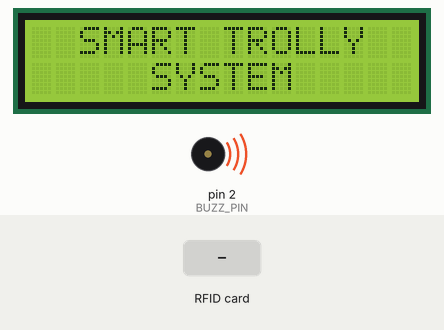
A sketch run on a simulated Arduino Uno, built with avr-gcc and run on an emulated ATmega328P. Parts: 16×2 character LCD, buzzer (waves = sounding, pin HIGH). Inputs (shaded band) come from the test bench. Pins used as bus, display or sensor lines are not drawn.

Above: at 1.3 s.
1.4 s: RFID card 5E 7A 19 C4 held to the reader
At 2.2 s:
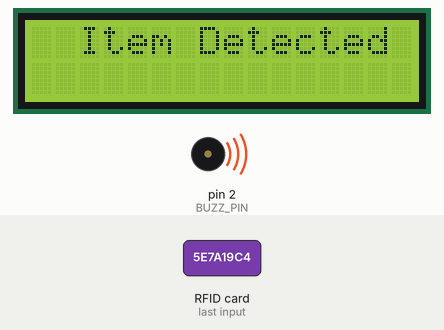
At 3.2 s:
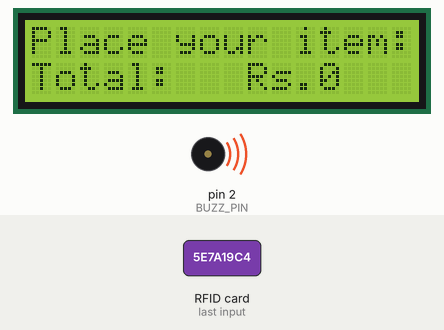
Timing chart, 0 to 4.7 s (numbered marks = the images above; inputs shaded):
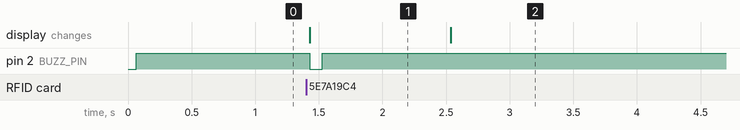

Measured:
- after the input at 1.4 s, pin 2 (BUZZ_PIN): HIGH → LOW at once, → HIGH 0.10 s later; the display: changes at once (image 1)
- what the display in image 1 shows lasts 1.1 s, from 1.4 s to 2.5 s

The sketch:

rfidFirm.ino
```cpp
//code written for Arduino-UNO by Praveen kumar
#include <SPI.h>                     //to initialize spi communication
#include <MFRC522.h>                 //to initialize the rfid reader and writer
#include <LiquidCrystal.h>           //lib file for display
LiquidCrystal lcd(8, 9, 5, 6, 7, 10);//pins to connect display
#define RST_PIN         A3           // Configurable, see typical pin layout above
#define SS_PIN          A2           // Configurable, see typical pin layout above
#define BUZZ_PIN        2
#define BTN_PIN         A4
String keyy ;
char   ky;
int total=0;
boolean lp;
MFRC522 mfrc522(SS_PIN, RST_PIN);   // Create MFRC522 instance

//*****************************************************************************************//
void setup() {
  Serial.begin(9600);                                           // Initialize serial communications with the PC
  SPI.begin();                                                  // Init SPI bus
  lcd.begin(16, 2);
  pinMode(BUZZ_PIN, OUTPUT);
  pinMode(BTN_PIN,   INPUT);
  digitalWrite(BUZZ_PIN,HIGH);
  mfrc522.PCD_Init();                                              // Init MFRC522 card
  lcd.print("  SMART TROLLY");
  lcd.setCursor(0,1);
  lcd.print("     SYSTEM");

}

//*****************************************************************************************//
void loop() {

  MFRC522::MIFARE_Key key;
  for (byte i = 0; i < 6; i++) key.keyByte[i] = 0xFF;

  //some variables we need
  byte block;
  byte len;
  MFRC522::StatusCode status;

  //-------------------------------------------
  if(lp)
  {
  lcd.clear();
  lcd.print("Place your item:");
  lcd.setCursor(0,1);
  lcd.print("Total:   Rs.");
  lcd.setCursor(12,1);
  lcd.print(total);
  lp=false;
  }
  // Look for new cards
  if ( ! mfrc522.PICC_IsNewCardPresent()) {
    return;
  }

  // Select one of the cards
  if ( ! mfrc522.PICC_ReadCardSerial()) {
    return;
  }
  lcd.clear();
  lcd.print("  Item Detected");
  digitalWrite(BUZZ_PIN,LOW);
  delay(100);
  digitalWrite(BUZZ_PIN,HIGH);
  lp=true;
  lcd.setCursor(0,1);
  byte buffer1[18];

  block = 4;
  len = 18;

  //------------------------------------------- GET FIRST NAME
  status = mfrc522.PCD_Authenticate(MFRC522::PICC_CMD_MF_AUTH_KEY_A, 4, &key, &(mfrc522.uid)); //line 834 of MFRC522.cpp file
  if (status != MFRC522::STATUS_OK) {
    Serial.print(F("Authentication failed: "));
    Serial.println(mfrc522.GetStatusCodeName(status));
    return;
  }

  status = mfrc522.MIFARE_Read(block, buffer1, &len);
  if (status != MFRC522::STATUS_OK) {
    Serial.print(F("Reading failed: "));
    Serial.println(mfrc522.GetStatusCodeName(status));
    return;
  }


  for (uint8_t i = 0; i < 16; i++)
  {
    if (buffer1[i] != 32)
    {
    if (i==3) ky = char(buffer1[3]);
    }
  }
  if(ky=='1')
  {
    lcd.print("DOVE SOAP  Rs.45");
    if(digitalRead(BTN_PIN))total=total+45;
    else if(total<45)
    {
    total=0;
    lcd.setCursor(0,1);
    lcd.print("Wrong Item-ERROR");
    }
    else total=total-45;
  }
  if(ky=='2')
  {
    lcd.print("ATTA 5kg  Rs.350");
    if(digitalRead(BTN_PIN))total=total+350;
    else if(total<350)
    {
      total=0;
      lcd.setCursor(0,1);
      lcd.print("Wrong Item-ERROR");
    }
    else total=total-350;
  }
  if(ky=='3')
  {
    lcd.print("MAGGI 3pak Rs.50");
    if(digitalRead(BTN_PIN))total=total+50;
    else if(total<50)
    {
      total=0;
      lcd.setCursor(0,1);
      lcd.print("Wrong Item-ERROR");
    }
    else total=total-50;
  }

  delay(1000); //change value if you want to read cards faster

  mfrc522.PICC_HaltA();
  mfrc522.PCD_StopCrypto1();
}
//*****************************************************************************************//
```
